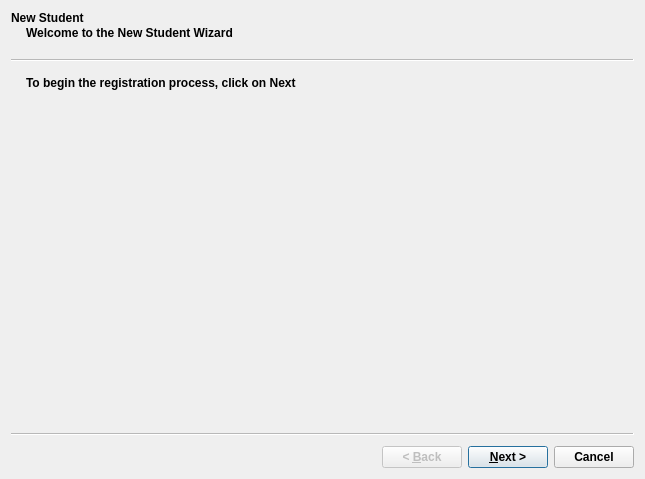
<?xml version="1.0" encoding="UTF-8"?>
<ui version="4.0">
 <class>NewStudentWizard</class>
 <widget class="QWizard" name="NewStudentWizard">
  <property name="geometry">
   <rect>
    <x>0</x>
    <y>0</y>
    <width>645</width>
    <height>479</height>
   </rect>
  </property>
  <property name="font">
   <font>
    <weight>75</weight>
    <bold>true</bold>
   </font>
  </property>
  <property name="windowTitle">
   <string>New Student</string>
  </property>
  <widget class="QWizardPage" name="wizardPage1">
   <property name="title">
    <string>New Student</string>
   </property>
   <property name="subTitle">
    <string>Welcome to the New Student Wizard</string>
   </property>
   <layout class="QVBoxLayout" name="verticalLayout">
    <item>
     <widget class="QLabel" name="label">
      <property name="text">
       <string>To begin the registration process, click on Next</string>
      </property>
     </widget>
    </item>
    <item>
     <spacer name="verticalSpacer">
      <property name="orientation">
       <enum>Qt::Vertical</enum>
      </property>
      <property name="sizeHint" stdset="0">
       <size>
        <width>20</width>
        <height>343</height>
       </size>
      </property>
     </spacer>
    </item>
   </layout>
  </widget>
  <widget class="QWizardPage" name="wizardPage2">
   <property name="title">
    <string>Basic Information</string>
   </property>
   <property name="subTitle">
    <string>Enter some basic information about this student</string>
   </property>
   <layout class="QVBoxLayout" name="verticalLayout_2">
    <item>
     <layout class="QGridLayout" name="gridLayout_2">
      <item row="0" column="0">
       <widget class="QLabel" name="label_2">
        <property name="text">
         <string>First Name:</string>
        </property>
       </widget>
      </item>
      <item row="0" column="1">
       <widget class="QLineEdit" name="lineEdit"/>
      </item>
      <item row="1" column="0">
       <widget class="QLabel" name="label_3">
        <property name="text">
         <string>Other Names:</string>
        </property>
       </widget>
      </item>
      <item row="1" column="1">
       <widget class="QLineEdit" name="lineEdit_2"/>
      </item>
     </layout>
    </item>
    <item>
     <layout class="QHBoxLayout" name="horizontalLayout">
      <item>
       <widget class="QLabel" name="label_4">
        <property name="text">
         <string>Sex:</string>
        </property>
       </widget>
      </item>
      <item>
       <widget class="QComboBox" name="comboBox">
        <item>
         <property name="text">
          <string>Male</string>
         </property>
        </item>
        <item>
         <property name="text">
          <string>Female</string>
         </property>
        </item>
       </widget>
      </item>
      <item>
       <widget class="QLabel" name="label_5">
        <property name="text">
         <string>Date Of Birth:</string>
        </property>
       </widget>
      </item>
      <item>
       <widget class="QDateEdit" name="dateEdit">
        <property name="displayFormat">
         <string>dd MMM yyyy</string>
        </property>
        <property name="calendarPopup">
         <bool>true</bool>
        </property>
       </widget>
      </item>
      <item>
       <spacer name="horizontalSpacer_2">
        <property name="orientation">
         <enum>Qt::Horizontal</enum>
        </property>
        <property name="sizeHint" stdset="0">
         <size>
          <width>40</width>
          <height>20</height>
         </size>
        </property>
       </spacer>
      </item>
     </layout>
    </item>
    <item>
     <layout class="QGridLayout" name="gridLayout">
      <item row="0" column="1">
       <widget class="QLineEdit" name="lineEdit_3"/>
      </item>
      <item row="0" column="0">
       <widget class="QLabel" name="label_6">
        <property name="text">
         <string>Guardian's Name:</string>
        </property>
       </widget>
      </item>
      <item row="4" column="0">
       <widget class="QLabel" name="label_9">
        <property name="text">
         <string>Relationship with student:</string>
        </property>
       </widget>
      </item>
      <item row="4" column="1">
       <widget class="QLineEdit" name="lineEdit_5"/>
      </item>
      <item row="2" column="0">
       <widget class="QLabel" name="label_8">
        <property name="text">
         <string>Address:</string>
        </property>
       </widget>
      </item>
      <item row="1" column="0">
       <widget class="QLabel" name="label_7">
        <property name="text">
         <string>Tel:</string>
        </property>
       </widget>
      </item>
      <item row="1" column="1">
       <widget class="QLineEdit" name="lineEdit_4"/>
      </item>
      <item row="3" column="0">
       <spacer name="verticalSpacer_4">
        <property name="orientation">
         <enum>Qt::Vertical</enum>
        </property>
        <property name="sizeHint" stdset="0">
         <size>
          <width>20</width>
          <height>40</height>
         </size>
        </property>
       </spacer>
      </item>
      <item row="2" column="1" rowspan="2">
       <widget class="QTextEdit" name="textEdit"/>
      </item>
     </layout>
    </item>
    <item>
     <spacer name="verticalSpacer_2">
      <property name="orientation">
       <enum>Qt::Vertical</enum>
      </property>
      <property name="sizeHint" stdset="0">
       <size>
        <width>20</width>
        <height>2</height>
       </size>
      </property>
     </spacer>
    </item>
   </layout>
  </widget>
  <widget class="QWizardPage" name="wizardPage">
   <property name="title">
    <string>Academic Information</string>
   </property>
   <property name="subTitle">
    <string>Enter some academic information about this student</string>
   </property>
   <layout class="QVBoxLayout" name="verticalLayout_4">
    <item>
     <layout class="QGridLayout" name="gridLayout_3">
      <item row="0" column="0">
       <widget class="QLabel" name="label_10">
        <property name="text">
         <string>Joining Year:</string>
        </property>
       </widget>
      </item>
      <item row="0" column="1">
       <widget class="QComboBox" name="comboBox_2">
        <property name="sizePolicy">
         <sizepolicy hsizetype="Preferred" vsizetype="Fixed">
          <horstretch>1</horstretch>
          <verstretch>0</verstretch>
         </sizepolicy>
        </property>
       </widget>
      </item>
      <item row="1" column="0">
       <widget class="QLabel" name="label_11">
        <property name="text">
         <string>House:</string>
        </property>
       </widget>
      </item>
      <item row="1" column="1">
       <widget class="QComboBox" name="comboBox_3"/>
      </item>
     </layout>
    </item>
    <item>
     <widget class="QLabel" name="label_12">
      <property name="text">
       <string>Subject List:</string>
      </property>
     </widget>
    </item>
    <item>
     <layout class="QHBoxLayout" name="horizontalLayout_2">
      <item>
       <widget class="QListWidget" name="listWidget"/>
      </item>
      <item>
       <layout class="QVBoxLayout" name="verticalLayout_3">
        <item>
         <widget class="QPushButton" name="pushButton">
          <property name="text">
           <string>Add Subject</string>
          </property>
         </widget>
        </item>
        <item>
         <widget class="QPushButton" name="pushButton_2">
          <property name="text">
           <string>Remove Subject</string>
          </property>
         </widget>
        </item>
        <item>
         <spacer name="verticalSpacer_3">
          <property name="orientation">
           <enum>Qt::Vertical</enum>
          </property>
          <property name="sizeHint" stdset="0">
           <size>
            <width>20</width>
            <height>40</height>
           </size>
          </property>
         </spacer>
        </item>
       </layout>
      </item>
     </layout>
    </item>
   </layout>
  </widget>
  <widget class="QWizardPage" name="wizardPage_2">
   <property name="title">
    <string>Confirm Details</string>
   </property>
   <property name="subTitle">
    <string/>
   </property>
   <layout class="QVBoxLayout" name="verticalLayout_5">
    <item>
     <widget class="QLabel" name="label_13">
      <property name="text">
       <string>Confirm that the details below are OK, then click on Finish.</string>
      </property>
     </widget>
    </item>
    <item>
     <spacer name="verticalSpacer_5">
      <property name="orientation">
       <enum>Qt::Vertical</enum>
      </property>
      <property name="sizeHint" stdset="0">
       <size>
        <width>20</width>
        <height>343</height>
       </size>
      </property>
     </spacer>
    </item>
   </layout>
  </widget>
 </widget>
 <resources/>
 <connections/>
</ui>
